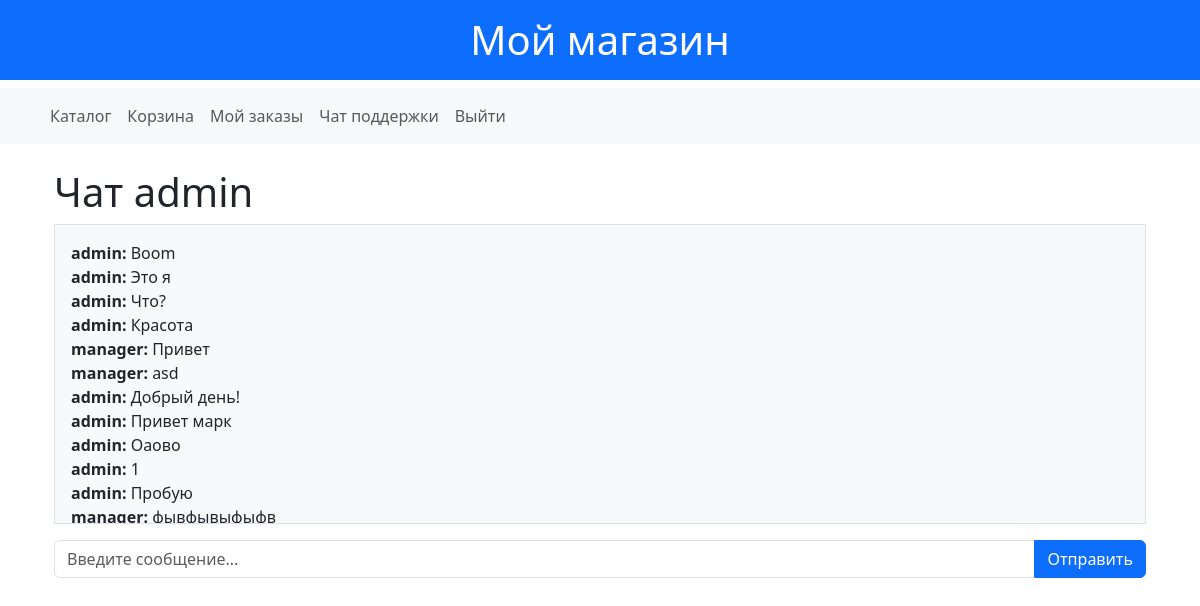
Page /chat/ (signed in) on the committed database.
### shop/models.py (models this page shows, shortened)
class MessageModel(models.Model):
    sender = models.ForeignKey(User, related_name='sent_messages', on_delete=models.CASCADE)
    room_name = models.CharField(max_length=255)
    content = models.TextField()
    timestamp = models.DateTimeField(auto_now_add=True)
    class Meta:
        verbose_name = "Сообщение"
        verbose_name_plural = "Cooбщения"

### shop/views.py (the view)
# urls.py: path('chat/', UserChat.as_view(), name = 'user_chat'),
class UserChat(LoginRequiredMixin, View):
    def get(self, request, *args, **kwargs):
        room_name = f'user_{request.user.id}'
        messages = MessageModel.objects.filter(room_name=room_name).order_by('-timestamp')
        return render(request, 'chat/room.html', {
            'room_name': room_name,
            'messages': messages,
            'username': request.user.username
        })

### shop/templates/chat/room.html (shortened to what this page needs)
{% extends 'shop/base.html' %}
{% block content %}
<div class="container">
    <h1 class="mt-4">Чат {{ username }}</h1>
    <div id="chat-log" class="chat-log border p-3 mb-3" style="height: 300px; overflow-y: scroll; background-color: #f8f9fa;">
        {% for message in messages %}
            <b>{{ message.sender.username }}:</b> {{ message.content }} <br>
        {% empty %}
            <p>Нет сообщений в этом чате.</p>
        {% endfor %}
    </div>
    <div class="input-group">
        <input type="text" id="chat-message-input" class="form-control" placeholder="Введите сообщение..." aria-label="Введите сообщение..." aria-describedby="chat-message-submit">
        <button id="chat-message-submit" class="btn btn-primary">Отправить</button>
    </div>
</div>
{% endblock %}

### rows in the picture
MessageModel: sender.username "admin", content "Boom"
MessageModel: sender.username "admin", content "Это я"
MessageModel: sender.username "admin", content "Что?"
MessageModel: sender.username "admin", content "Красота"
MessageModel: sender.username "manager", content "Привет"
MessageModel: sender.username "manager", content "asd"
MessageModel: sender.username "admin", content "Добрый день!"
MessageModel: sender.username "admin", content "Привет марк"
MessageModel: sender.username "admin", content "Оаово"
MessageModel: sender.username "admin", content "1"
MessageModel: sender.username "admin", content "Пробую"
MessageModel: sender.username "manager", content "фывфывыфыфв"

### other values in the picture
{{ username }} "admin"
